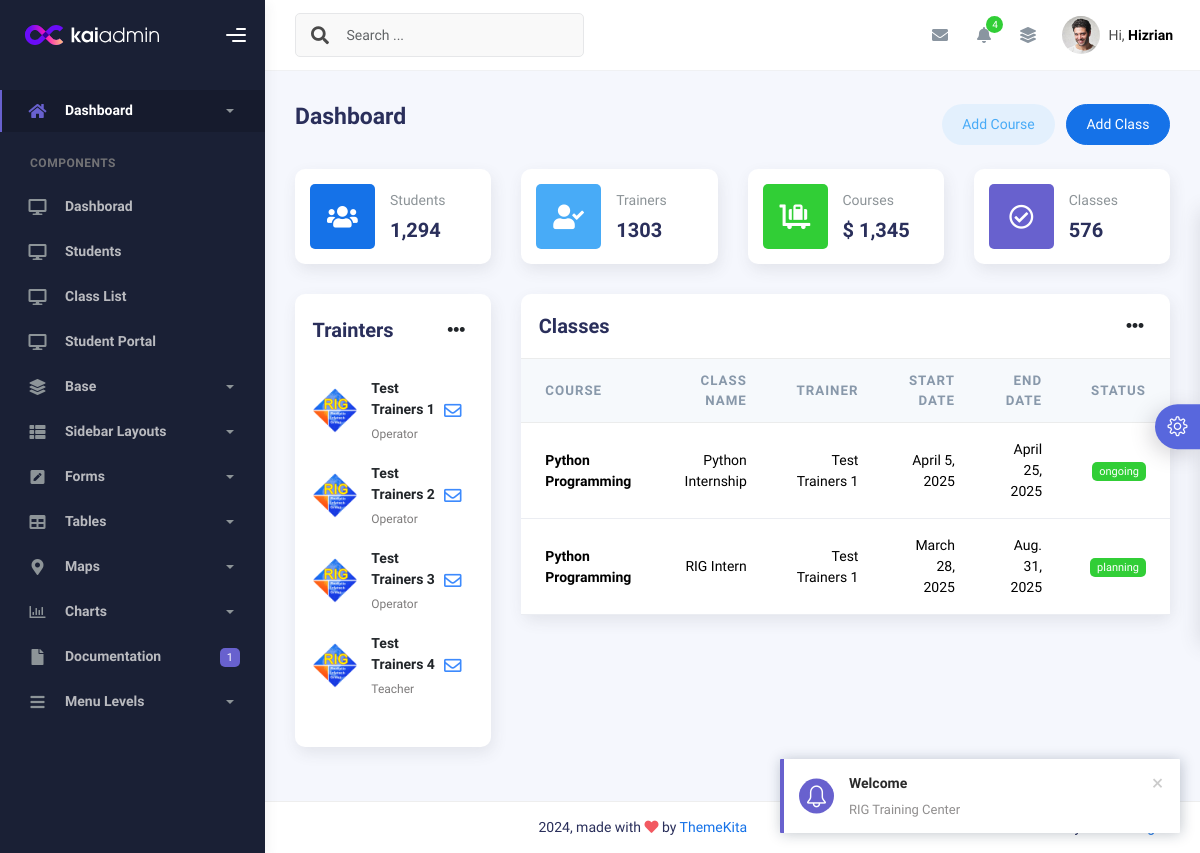
The app's page /Dashboard/ with its own data.
### myapp/models.py (models this page shows, shortened)
class Trainers(models.Model):
    trainer_name = models.CharField(max_length=255)
    role = models.CharField(max_length=255)
    photo = models.ImageField(upload_to='trainers')
    quote = models.TextField()
    created_at = models.DateTimeField(auto_now_add=True)
    updated_at = models.DateTimeField(auto_now=True)
    def __str__(self):
        return self.trainer_name

class ClassName(models.Model):
    class_name = models.CharField(max_length=255)
    course = models.ForeignKey(Courses, on_delete=models.CASCADE, blank=True, null=True)
    trainer = models.ForeignKey(Trainers, on_delete=models.CASCADE, blank=True, null=True)
    start_date = models.DateField(blank=True, null=True)
    end_date = models.DateField(blank=True, null=True)
    class_status = models.ForeignKey(ClassStatus, on_delete=models.CASCADE, blank=True, null=True)
    created_at = models.DateTimeField(auto_now_add=True)
    updated_at = models.DateTimeField(auto_now=True)

class Courses(models.Model):
    image = models.ImageField(upload_to='course_photo', blank=True, null=True)
    course_name = models.CharField(max_length=255)
    duration = models.CharField(max_length=255)
    description = models.TextField(blank=True, null=True)
    created_at = models.DateTimeField(auto_now_add=True)
    updated_at = models.DateTimeField(auto_now=True)
    def __str__(self):
        return self.course_name

class ClassStatus(models.Model):
    name = models.CharField(max_length=200)
    created_at = models.DateTimeField(auto_now_add=True)
    updated_at = models.DateTimeField(auto_now=True)
    def __str__(self):
        return self.name

### myapp/views.py (the view)
# urls.py: path('Dashboard/', Dashboard.as_view(), name='Dashboard'),
class Dashboard(View):
    def get(self, request):
        ac = ClassName.objects.all()
        courses = Courses.objects.all()
        trainers = Trainers.objects.all()
        courseform = CourseCreateForm()
        classfm = ClassNameForm()
        context = {'ac':ac, 'courses':courses, 'trainers':trainers, 'courseform':courseform, 'classfm':classfm}
        return render(request, 'school/Dashboard.html', context)

### myapp/forms.py
class CourseCreateForm(forms.ModelForm):
    class Meta:
        model = Courses
        fields = ['course_name', 'duration']
        widgets = {
            'course_name': forms.TextInput(attrs={'class': 'form-control'}),
            'duration': forms.TextInput(attrs={'class': 'form-control'}),
        }

class ClassNameForm(forms.ModelForm):
    class Meta:
        model = ClassName
        fields = ['class_name', 'course',  'trainer','start_date', 'end_date', 'class_status']
        widgets = {
            'class_name': forms.TextInput(attrs={'class': 'form-control'}),
            'course': forms.Select(attrs={'class': 'form-control'}),
            'trainer': forms.Select(attrs={'class': 'form-control'}),
            'start_date': forms.DateInput(attrs={'type':'date', 'class': 'form-control w-50'}),
            'end_date': forms.DateInput(attrs={'type':'date', 'class': 'form-control w-50'}),
            'class_status': forms.Select(attrs={'class': 'form-control'}),
        }

### templates/school/Dashboard.html (shortened to what this page needs)
{% extends 'school/index.html' %}
{% load static %}
{% block content %}
<div class="container">
    <div class="page-inner">
      <div
        class="d-flex align-items-left align-items-md-center flex-column flex-md-row pt-2 pb-4"
      >
        <div>
          <h3 class="fw-bold mb-3">Dashboard</h3>
        </div>
        <div class="ms-md-auto py-2 py-md-0">
          <a href="#" class="btn btn-label-info btn-round me-2" data-bs-toggle="modal" data-bs-target="#addCourseModal">Add Course</a>
          <a href="#" class="btn btn-primary btn-round" data-bs-toggle="modal" data-bs-target="#addClassModal">Add Class</a>
        </div>
      </div>
      <div class="row">
        <div class="col-sm-6 col-md-3">
          <div class="card card-stats card-round">
            <div class="card-body">
              <div class="row align-items-center">
                <div class="col-icon">
                  <div
                    class="icon-big text-center icon-primary bubble-shadow-small"
                  >
                    <i class="fas fa-users"></i>
                  </div>
                </div>
                <div class="col col-stats ms-3 ms-sm-0">
                  <div class="numbers">
                    <p class="card-category">Students</p>
                    <h4 class="card-title">1,294</h4>
                  </div>
                </div>
              </div>
            </div>
          </div>
        </div>
        <div class="col-sm-6 col-md-3">
          <div class="card card-stats card-round">
            <div class="card-body">
              <div class="row align-items-center">
                <div class="col-icon">
                  <div
                    class="icon-big text-center icon-info bubble-shadow-small"
                  >
                    <i class="fas fa-user-check"></i>
                  </div>
                </div>
                <div class="col col-stats ms-3 ms-sm-0">
                  <div class="numbers">
                    <p class="card-category">Trainers</p>
                    <h4 class="card-title">1303</h4>
                  </div>
                </div>
              </div>
            </div>
          </div>
        </div>
        <div class="col-sm-6 col-md-3">
          <div class="card card-stats card-round">
            <div class="card-body">
              <div class="row align-items-center">
                <div class="col-icon">
                  <div
                    class="icon-big text-center icon-success bubble-shadow-small"
                  >
                    <i class="fas fa-luggage-cart"></i>
                  </div>
                </div>
                <div class="col col-stats ms-3 ms-sm-0">
                  <div class="numbers">
                    <p class="card-category">Courses</p>
                    <h4 class="card-title">$ 1,345</h4>
                  </div>
                </div>
              </div>
            </div>
          </div>
        </div>
        <div class="col-sm-6 col-md-3">
          <div class="card card-stats card-round">
            <div class="card-body">
              <div class="row align-items-center">
                <div class="col-icon">
                  <div
                    class="icon-big text-center icon-secondary bubble-shadow-small"
                  >
                    <i class="far fa-check-circle"></i>
                  </div>
                </div>
                <div class="col col-stats ms-3 ms-sm-0">
                  <div class="numbers">
                    <p class="card-category">Classes</p>
                    <h4 class="card-title">576</h4>
                  </div>
                </div>
              </div>
            </div>
          </div>
        </div>
      </div>
      <div class="row">
        <div class="col-md-3">
          <div class="card card-round">
            <div class="card-body">
              <div class="card-head-row card-tools-still-right">
                <div class="card-title">Trainters</div>
                <div class="card-tools">
                  <div class="dropdown">
                    <button
                      class="btn btn-icon btn-clean me-0"
                      type="button"
                      id="dropdownMenuButton"
                      data-bs-toggle="dropdown"
                      aria-haspopup="true"
                      aria-expanded="false"
                    >
                      <i class="fas fa-ellipsis-h"></i>
                    </button>
                  </div>
                </div>
              </div>
              <div class="card-list py-4">
                {% for i in trainers %}
                <div class="item-list">
                  <div class="avatar">
                    <img
                      src="{{i.photo.url}}"
                      alt="..."
                      class="avatar-img rounded-circle"
                    />
                  </div>
                  <div class="info-user ms-3">
                    <div class="username">{{i.trainer_name}}</div>
                    <div class="status">{{i.role}}</div>
                  </div>
                  <button class="btn btn-icon btn-link op-8 me-1">
                    <i class="far fa-envelope"></i>
                  </button>
                </div>
                {% endfor %}
              </div>
            </div>
          </div>
        </div>
        <div class="col-md-9">
          <div class="card card-round">
            <div class="card-header">
              <div class="card-head-row card-tools-still-right">
                <div class="card-title">Classes</div>
                <div class="card-tools">
                  <div class="dropdown">
                    <button
                      class="btn btn-icon btn-clean me-0"
                      type="button"
                      id="dropdownMenuButton"
                      data-bs-toggle="dropdown"
                      aria-haspopup="true"
                      aria-expanded="false"
                    >
                      <i class="fas fa-ellipsis-h"></i>
                    </button>
                  </div>
                </div>
              </div>
            </div>
            <div class="card-body p-0">
              <div class="table-responsive">
                <table class="table align-items-center mb-0">
                  <thead class="thead-light">
                    <tr>
                      <th scope="col">Course</th>
                      <th scope="col" class="text-end">Class Name</th>
                      <th scope="col" class="text-end">Trainer</th>
                      <th scope="col" class="text-end">Start Date</th>
                      <th scope="col" class="text-end">End Date</th>
                      <th scope="col" class="text-end">Status</th>
                    </tr>
                  </thead>
                  <tbody>
{% for i in ac %}
                    <tr>
                      <th scope="row">
                        {{i.course}}
                      </th>
                      <td class="text-end">{{i.class_name}}</td>
                      <td class="text-end">{{i.trainer}}</td>
                      <td class="text-end">{{i.start_date}}</td>
                      <td class="text-end">{{i.end_date}}</td>
                      <td class="text-end">
                        <span class="badge badge-success">{{i.class_status}}</span>
                      </td>
                    </tr>
                    {% endfor %}
                  </tbody>
                </table>
              </div>
            </div>
          </div>
        </div>
      </div>
    </div>
  </div>
{% endblock content %}

### records on screen
Trainers: photo (picture), trainer_name "Test Trainers 1", role "Operator"
Trainers: photo (picture), trainer_name "Test Trainers 2", role "Operator"
Trainers: photo (picture), trainer_name "Test Trainers 3", role "Operator"
Trainers: photo (picture), trainer_name "Test Trainers 4", role "Teacher"
ClassName: course "Python Programming", class_name "Python Internship", trainer "Test Trainers 1", start_date "April 5, 2025", end_date "April 25, 2025", class_status "ongoing"
ClassName: course "Python Programming", class_name "RIG Intern", trainer "Test Trainers 1", start_date "March 28, 2025", end_date "Aug. 31, 2025", class_status "planning"
